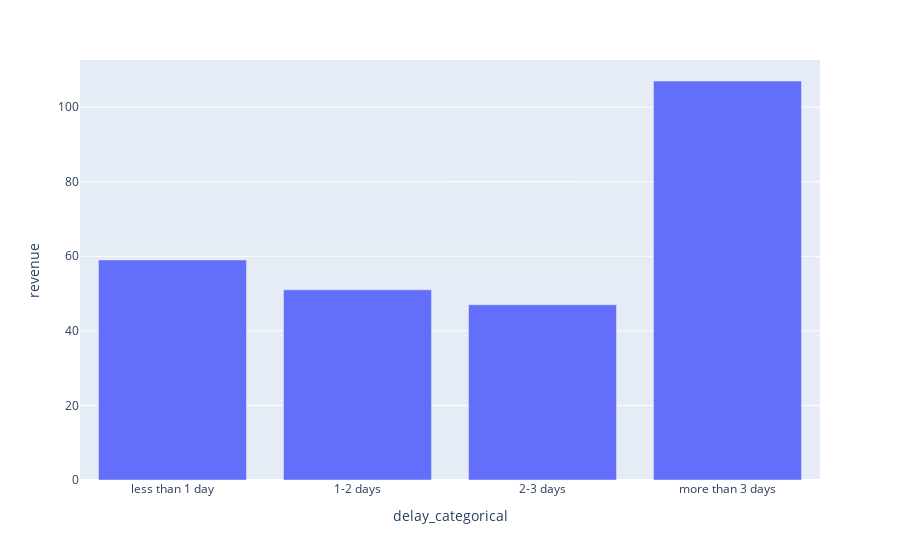

Notebook source saved alongside this figure:
### Code cell
plt.figsize = 
fig = px.bar(agg_delays, x = 'delay_categorical', y = 'revenue')
fig.show()

### Figure 1 — Plotly figure (JSON) as saved in the notebook; plotly's stock layout.template omitted (floating-point values rounded to 4 significant figures)
{"data": [{"alignmentgroup": "True", "hovertemplate": "delay_categorical=%{x}<br>revenue=%{y}<extra></extra>", "legendgroup": "", "marker": {"color": "#636efa", "pattern": {"shape": ""}}, "name": "", "offsetgroup": "", "orientation": "v", "showlegend": false, "textposition": "auto", "type": "bar", "x": ["less than 1 day", "1-2 days", "2-3 days", "more than 3 days"], "xaxis": "x", "y": [59, 51, 47, 107], "yaxis": "y"}], "layout": {"barmode": "relative", "legend": {"tracegroupgap": 0}, "margin": {"t": 60}, "xaxis": {"anchor": "y", "domain": [0, 1], "title": {"text": "delay_categorical"}}, "yaxis": {"anchor": "x", "domain": [0, 1], "title": {"text": "revenue"}}}}
